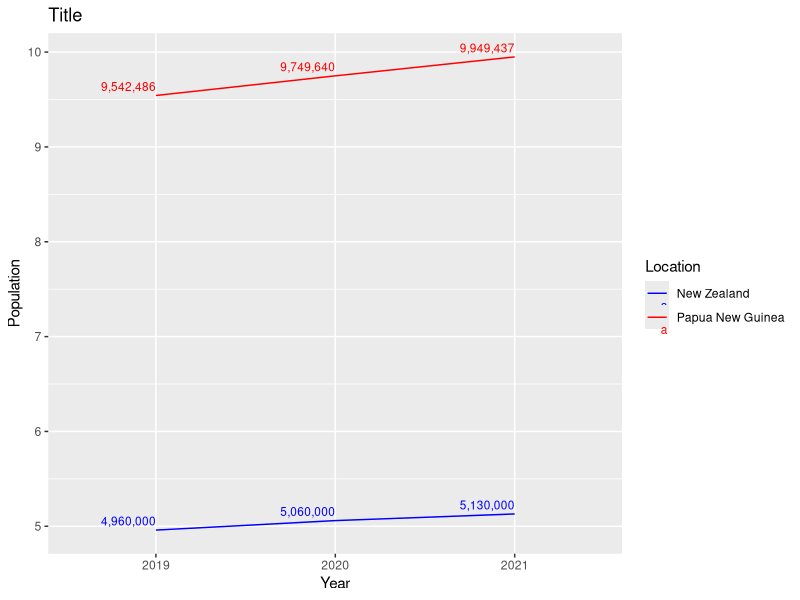

Here is the R script that generated this plot:
#Double Line Graph Example:
##############################################################

#Package(s)
library(ggplot2)
library(tidyr)
library(scales)  # Load scales package for number formatting

# Data
data <- data.frame(
  year = c("2019", "2020", "2021"),
  NZ = c(4960000, 5060000, 5130000),
  papaNG = c(9542486, 9749640, 9949437)
)

# Reshape data from wide to long format
data_long <- pivot_longer(data, cols = c(NZ, papaNG), names_to = "Location", values_to = "Population")

# Add a grouping variable
data_long$group <- ifelse(data_long$Location == "NZ", "New Zealand", "Papa New Guinea")

# Visual
ggplot(data_long, aes(x = year, y = Population, color = group, group = group)) +
  geom_line() +
  geom_text(aes(label = format(Population, big.mark = ",")),  # Add data labels with thousand separators
            size = 3,
            vjust = -0.5,  # Adjust vertical position of labels
            hjust = 1) +  # Adjust horizontal position of labels
  labs(title = "Title",
       x = "Year",
       y = "Population",
       color = "Location") +
  scale_color_manual(values = c("blue", "red"),
                     labels = c("New Zealand", "Papua New Guinea")) +
  scale_y_continuous(labels = scales::label_number(scale = 1e-6))  # Formats y-axis labels in millions